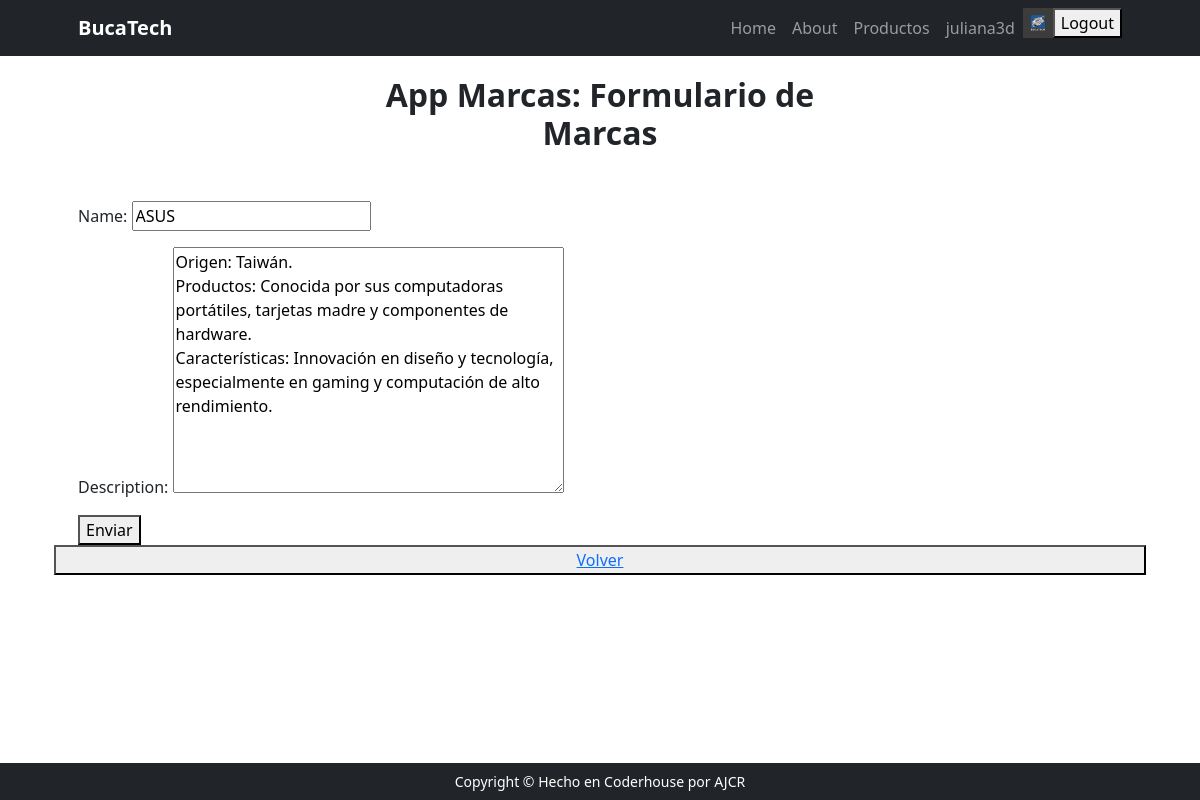
The page /products/brand/update/4 (signed in) on the database its author committed.
### ventas/models.py (models this page shows, shortened)
class Vendedor(models.Model):
    usuario = models.OneToOneField(User, on_delete=models.CASCADE, related_name='vendedor')
    celular = models.CharField(max_length=50, blank=True, null=True)
    avatar = models.ImageField(upload_to='avatares', blank=True, null=True)
    class Meta:
        verbose_name = 'Vendedor'
        verbose_name_plural = 'Vendedores'

### productos/models.py (models this page shows, shortened)
class Brand(models.Model):
    name = models.CharField(max_length = 100)
    description = models.TextField()
    class Meta:
        verbose_name = 'Brand'
        verbose_name_plural = 'Brand'

### productos/views.py (the view)
class BrandUpdate(UpdateView):
    model = Brand
    from_class = BrandForm
    template_name = 'product/brand_form.html' ## Preguntar como arreglar
    success_url = reverse_lazy('productos:brand_list')
    fields = '__all__' #['name', 'description', 'price']

### productos/templates/product/brand_form.html (shortened to what this page needs)
{% extends 'core/base.html' %}
{% block header %}
    App Marcas: Formulario de Marcas
{% endblock header %}
{% block main %}
    <form method="post">
        {{ form.as_p }}
        <button type="submit">Enviar</button>
    </form>
    <button>
        <a href="{% url 'productos:index' %}">Volver</a>
    </button>
{% endblock main %}

### core/templates/core/componentes/navbar.html (shortened to what this page needs)
{% load static %}
<nav class="navbar navbar-expand-lg navbar-dark bg-dark">
    <div class="container px-5">
        <a class="navbar-brand" href="{% url 'core:index' %}">
            <strong>BucaTech</strong>
        </a>
        <div class="collapse navbar-collapse" id="navbarSupportedContent">
            <ul class="navbar-nav ms-auto mb-2 mb-lg-0">
                <li class="nav-item"><a class="nav-link" href="{% url 'core:index' %}">Home</a></li>
                <li class="nav-item"><a class="nav-link" href="{% url 'core:about' %}">About</a></li>
                {% if user.is_authenticated %}
                <li class="nav-item"><a class="nav-link" href="{% url 'productos:index' %}">Productos</a></li>
                <li class="nav-item"><a class="nav-link" href="{% url 'core:profile' %}">{{ user.username }}</a></li>
                {% if user.vendedor.avatar %}
                <img src="{{ user.vendedor.avatar.url }}" alt="avatar" style="height: 30px" />
                {% else %}
                <img src="{% static 'core/img/perfil.png' %}" alt="avatar" style="height: 30px" />
                {% endif %}
            <form action="{% url 'core:logout' %}" method="post">
                <button type="submit">Logout</button>
            </form>
            {% else %}
            <li class="nav-item"><a class="nav-link" href="{% url 'core:login' %}">Login</a></li>
            {% endif %}
        </ul>
    </div>
</div>
</nav>

### rows shown on the page
Brand: name "ASUS", description "Origen: Taiwán. Productos: Conocida por sus computadoras portátiles, tarjetas madre y componentes de hardware. Características: Innovación en diseño y tecnología, especialmente en gaming y computación de alto rendimiento."

### other values the page prints
{{ user.username }} "juliana3d"
